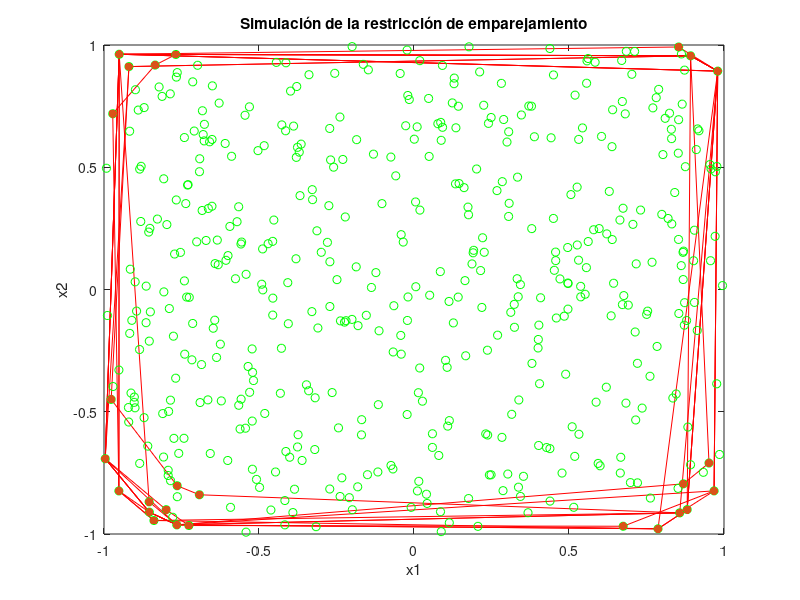

Here is the MATLAB script that generated this plot:
%%Parametros necesarios: Número de puntos, Tamanio de las muestras,
%%probabilidad de seleccionar individuos del vecindario, probabilidad para
%%seleccionar individuos de todo el conjunto...

N =500;
Min = -1;
Max = 1;
k=20;

%%Generar N números de forma aleatoria en dos dimensiones...
Population = Min + rand(N, 2)*(Max-Min);

Result = []

for i = 1:10
%Obtener lo k individuos más cercanos y definirlo como vecindario en cada
%individuo

%% Obtener una mestra de tamanio k y seleccionar a los dos más distantes
%Sample = Population(randsample(1:N, k),:)
Sample = Population(randi(N, k),:)


[Best I] = pdist2(Sample, Sample, 'euclidean', 'Largest', 1)

%%De cada muestra seleccionar a los dos individuos más alejados y
%%almacenarlos en los resultados...

Result = [Result; Sample(I,:)]; 
a=transpose(Sample(I,1))
b=transpose(Sample(I,2))
%c=transpose(Sample(I,3))
kd=convhull(a,b);
%kd=convhull(a,b,c);
%plot3( a(kd), b(kd), c(kd),'r-');
plot( a(kd), b(kd),'r-');
  hold on
end


 scatter(Population(:,1),Population(:,2), 'g');
 %       scatter3(Population(:,1),Population(:,2), Population(:,3),'g');
  hold on
 scatter( Result(:,1),Result(:,2), 'filled', 'b');
    xlabel('x1');
    ylabel('x2');
%    zlabel('x3');
    title('Simulación de la restricción de emparejamiento');
    
 %   scatter3( Result(:,1),Result(:,2), Result(:,3),'filled','b');
    


    pause(5)
